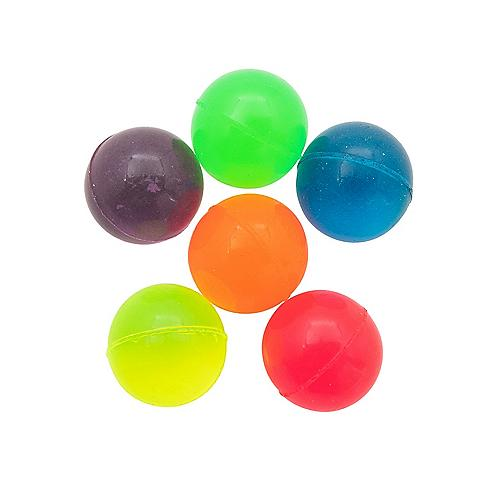
#> input picture TableTennisBallTracker/resources/renkliToplar.png, 500 x 500 px, given in place of tableTennisBall.mp4, which was not available
$ python codeCampTutorial.py
#> lines starting #> are read from the running program, lines starting #| are printed output that depends on the picture; after the words box and inside, x2 and y2 are one past the last pixel; in counts of white or black regions, pixels touching at a corner belong together; pictures that were not available may be replaced by others from this repository, and a replacement may not be noted
import cv2 as cv
import numpy as np

def translate(img, x, y):
    transMat = np.float32( [[1,0,x],[0,1,y]] )
    dimensions = (img.shape[1], img.shape[0])
    return cv.warpAffine(img, transMat, dimensions)

def rotate(img, angle, rotPoint=None):
    (height, width) = img.shape[:2]

    if rotPoint is None:
        ropPoint = ( width//2, height//2 )

    rotMat = cv.getRotationMatrix2D(rotPoint, angle, 1.0)
    dimensions = (width, height)

    return cv.warpAffine(img, rotMat, dimensions)


videoCapture = cv.VideoCapture("tableTennisBall.mp4")

while True:
    ret, frame = videoCapture.read()
#> frame is the input picture: shape (500, 500, 3); mean B, G, R 207.3, 224.8, 227.6
    #cv.imshow("original",frame)
    if not ret: break

    #converting to grayscale
    gray = cv.cvtColor(frame, cv.COLOR_BGR2GRAY)
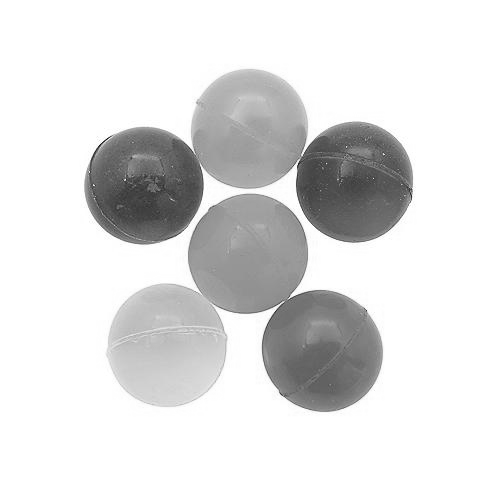
#> gray: shape (500, 500); min 11, max 255, mean 223.7
    cv.imshow("Gray", gray)

    """
    # blurring
    blur = cv.GaussianBlur(gray, (3,3) , cv.BORDER_DEFAULT )
    cv.imshow("Blur",blur)

    # Edge Cascade
    canny =cv.Canny(blur, 125,175)
    cv.imshow("Edge",canny)

    #Dilating the image
    dilated = cv.dilate(canny, (7,7), iterations=10)
    cv.imshow("Dilated",dilated)


    # Resize
    resized = cv.resize(frame,(500,250))
    cv.imshow("resized",resized)

    #Cropping
    cropped = frame[160:1700,130:1100]
    cv.imshow("Cropped",cropped)
    """
    """
    #shift the frame by a certain amount
    translated = translate(frame,100,100)
    cv.imshow("Translated", translated)
    """
    """
    # Rotation
    rotated = rotate(frame,45,(500,500))
    cv.imshow("Rotated", rotated)
    """
    """
    # Flipping
    flip = cv.flip(frame,1)
    cv.imshow("flipped",flip)
    """


    """
    blur = cv.GaussianBlur(gray,(3,3), cv.BORDER_DEFAULT)

    canny = cv.Canny(blur,125,175)
    cv.imshow("Canny Edges", canny)
    contours, hierarchies = cv.findContours(blur, cv.RETR_LIST, cv.CHAIN_APPROX_SIMPLE)
    print(len(contours))
    """

    ret, thresh = cv.threshold(gray,125,130,cv.THRESH_BINARY)
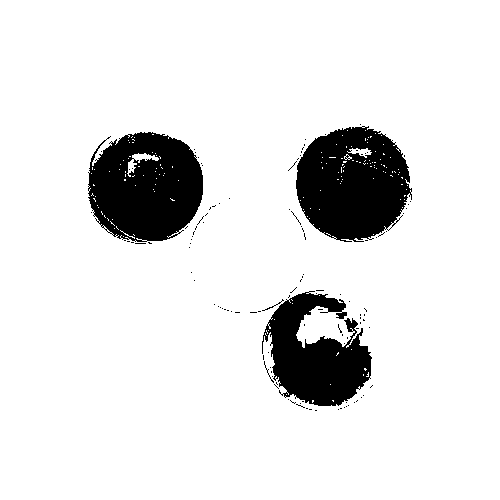
#> thresh: shape (500, 500); values 0 (black) and 130 (white), 89% white; 121 black regions (116 under 20 px)
    contours, hierarchies = cv.findContours(thresh, cv.RETR_LIST, cv.CHAIN_APPROX_SIMPLE)
#> contours = 425 contours, 415 with area under 20; largest, box (x1, y1, x2, y2) and area: (0, 0, 500, 500) 249001, (295, 125, 413, 243) 10433, (87, 131, 204, 243) 10288, (261, 291, 373, 407) 7726, (127, 153, 159, 177) 170
    cv.imshow("Thresholding",thresh)
    #control the flow
    if cv.waitKey(6000) & 0xFF == ord('q') : break
#> (key q is pressed here)

videoCapture.release()
cv.destroyAllWindows()

$ run again, on TableTennisBallTracker/resources/table_tennis_sizes.png
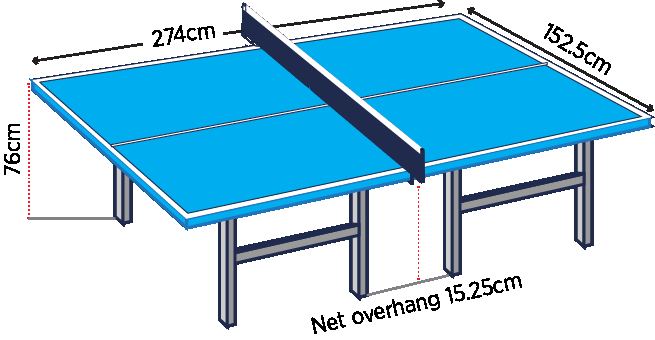
#> input picture TableTennisBallTracker/resources/table_tennis_sizes.png, 655 x 340 px, given in place of tableTennisBall.mp4, which was not available
#> frame is the input picture: shape (340, 655, 3); mean B, G, R 230.1, 209.2, 160.6
#> `gray = cv.cvtColor(frame, cv.COLOR_BGR2GRAY)`:
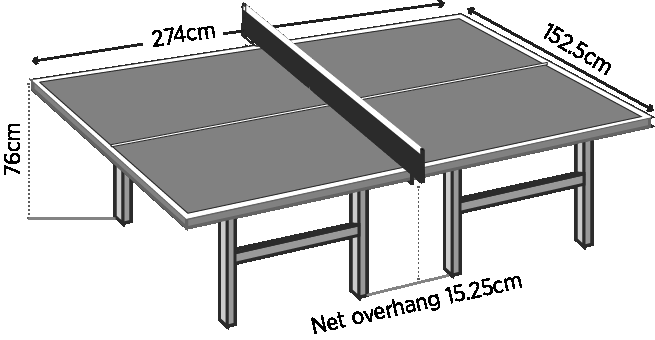
#> gray: shape (340, 655); min 0, max 255, mean 197
#> `ret, thresh = cv.threshold(gray,125,130,cv.THRESH_BINARY)`:
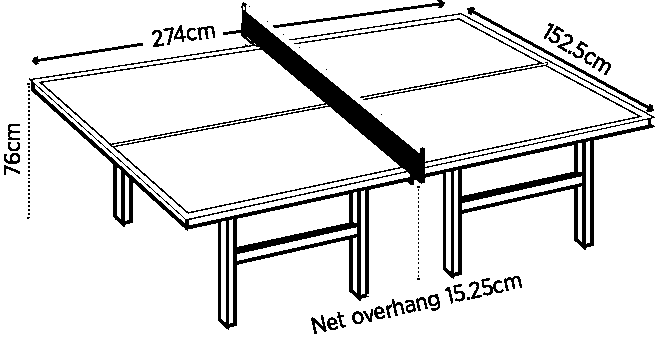
#> thresh: shape (340, 655); values 0 (black) and 130 (white), 89% white; 101 black regions (67 under 20 px)
#> contours = 216 contours, 157 with area under 20; largest, box (x1, y1, x2, y2) and area: (0, 0, 655, 340) 151980, (115, 107, 400, 212) 16194, (43, 50, 325, 144) 14618, (237, 194, 349, 247) 3024, (462, 145, 574, 196) 2839
